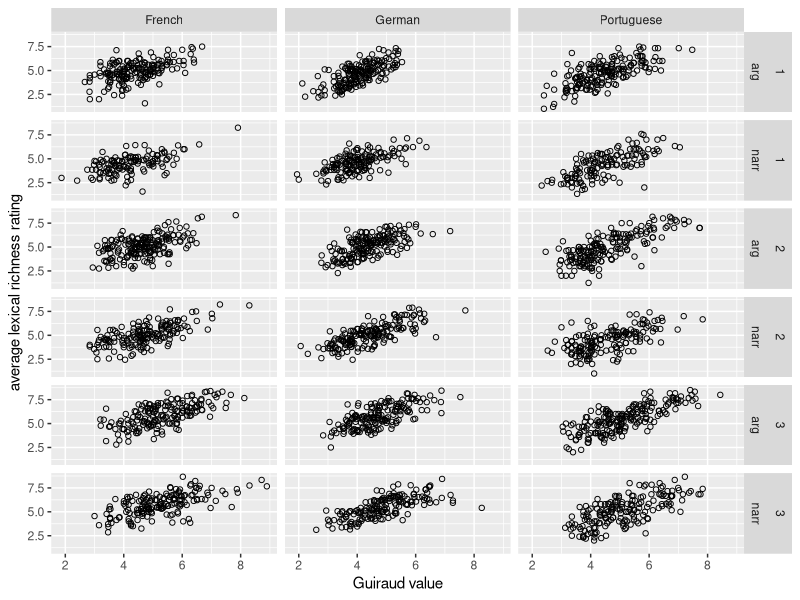
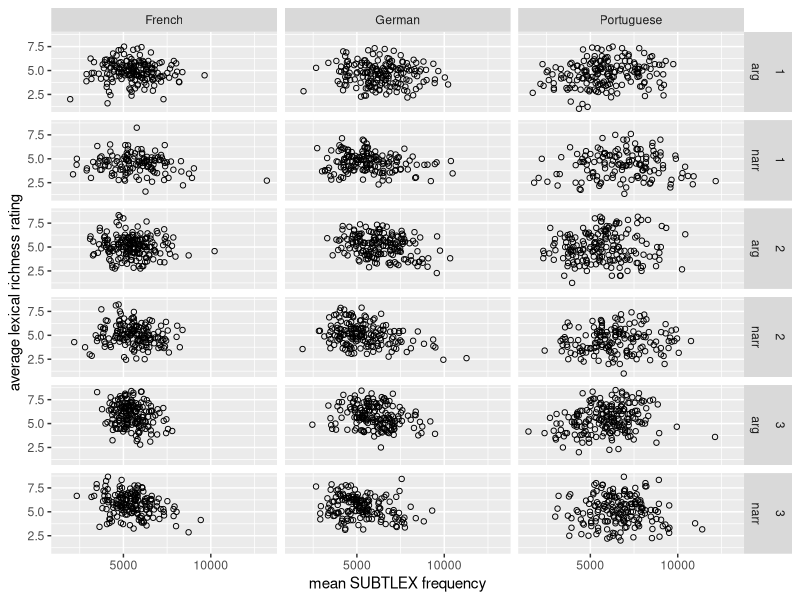
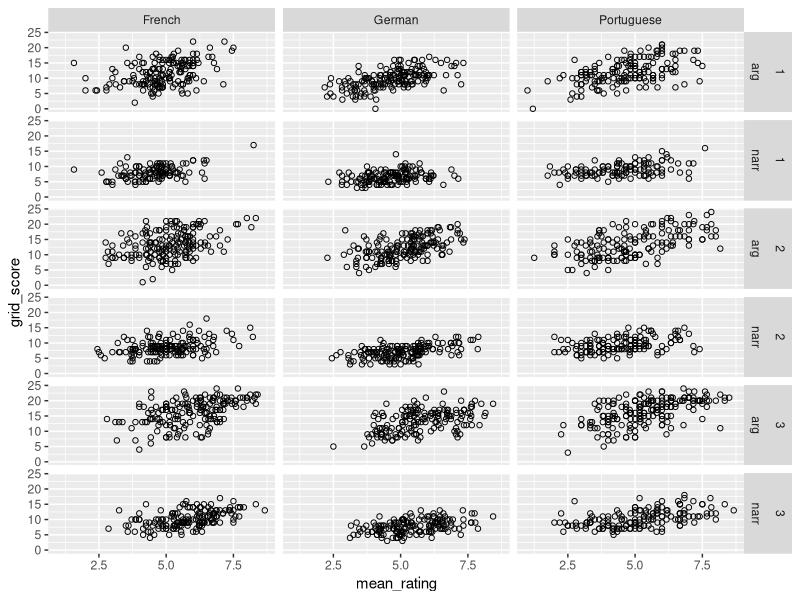

Recreate these plots in R, in order.
## ---- chunk 1
set.seed(2024-06-28)
## ---- chunk 2
library(here)
library(tidyverse)
## ---- chunk 3
library(readxl)
## ---- chunk 4
translations <- read_excel(here("data", "uebersetzungen.xlsx"))
## ---- chunk 5
translations
## ---- chunk 6
slice_head(translations, n = 4)
## ---- chunk 7
slice_sample(translations, n = 5)
## ---- chunk 8
translations <- read_csv(here("data", "uebersetzungen.csv"))
translations
## ---- chunk 9
translations2 <- read_csv(here("data", "uebersetzungen.csv"), na = "NA")
translations2
## ---- chunk 10
participants <- read_csv(here("data", "versuchspersonen.csv"))
items <- read_csv(here("data", "woerter.csv"))
## ---- chunk 11
all_data <- left_join(x = translations, y = participants)
## ---- chunk 12
all_data
## ---- chunk 13
all_data <- left_join(all_data, items)
## ---- chunk 14
all_data <- translations |> 
  left_join(participants) |> 
  left_join(items)
## ---- chunk 15
left <- tibble(A = c("a", "b", "c", NA),
               B = c(1, 2, NA, 4))
right <- tibble(B = c(1, 3, 4, 4),
                C = c(10, NA, 12, 7))
left
right
## ---- chunk 16
left <- tibble(A = c("a", "b"),
               B = c(1, NA))
right <- tibble(B = c(1, NA, NA),
                C = c(0, 1, 2))
left
right
## ---- chunk 17
slice(all_data, 3)
## ---- chunk 18
all_data |> 
  slice(3)
## ---- chunk 19
# Rows 5 and 7
all_data |> 
  slice(c(5, 7))
# Rows 5 to (and including) 7
all_data |> 
  slice(5:7)
## ---- chunk 20
rows7_12 <- all_data |> 
  slice(7:12)
rows7_12
## ---- chunk 21
write_csv(rows7_12, here("data", "rows7_12.csv"))
## ---- chunk 22
# All data corresponding to the word 'fiende'
all_data |> 
  filter(Wort == "fiende")
# Note: use '!=' for 'not equal to'.

# All data corresponding to participants older than 30
all_data |> 
  filter(Alter > 30)
# Note: use '>=' for 'at least as old as', 
#           '<=' for 'no older than', 
#        and '<' for 'younger than'.
## ---- chunk 23
all_data |> 
  filter(is.na(Übersetzung))
all_data |> 
  filter(!is.na(Übersetzung))
## ---- chunk 24
# incorrect translations to first word
all_data |> 
  filter(Position == 1) |> 
  filter(Richtig == 0)
## ---- chunk 25
all_data |> 
  filter(Position == 1 & Richtig == 0)
## ---- chunk 26
# translations to first word or incorrect translations
all_data |> 
  filter(Position == 1 | Richtig == 0)
## ---- chunk 27
# translations to first word or incorrect translations, but not both
all_data |> 
  filter(Position == 1 | Richtig == 0) |> 
  filter(!(Position == 1 & Richtig == 0))
## ---- chunk 28
all_data |> 
  filter(xor(Position == 1, Richtig == 0)) 
## ---- chunk 29
d1 <- all_data |> 
  filter(Übersetzung == "vorsichtig")
d2 <- all_data |> 
  filter(Übersetzung != "vorsichtig")
## ---- chunk 30
all_data |> 
  select(Wort, RichtigeÜbersetzung, Übersetzung) |> 
  slice_head(n = 5)
## ---- chunk 31
all_data |> 
  select(contains("Übersetzung"))

all_data |> 
  select(starts_with("Richt"))
## ---- chunk 32
# All translations for 'fiende'
all_data |> 
  filter(Wort == "fiende") |> 
  select(Übersetzung)

# All *distinct* translations for 'behärska':
all_data |> 
  filter(Wort == "behärska") |> 
  select(Übersetzung) |> 
  distinct()
## ---- chunk 33
distinct(select(filter(all_data, Wort == "behärska"), Übersetzung))
## ---- chunk 34
skills <- read_csv(here("data", "helascot_skills.csv"))
skills
## ---- chunk 35
skills_longer <- skills |> 
  pivot_longer(cols = c("Reading", "Argumentation", "Narration"),
               names_to = "Skill", values_to = "Score")
skills_longer
## ---- chunk 36
skills_wider_time <- skills_longer |> 
  pivot_wider(names_from = Time, values_from = Score,
              names_prefix = "T")
skills_wider_time
## ---- chunk 37
skills_wider_time |> 
  mutate(ProgressT1_T2 = T2 - T1,
         ProgressT2_T3 = T3 - T2) |> 
  select(Subject, LanguageTested, Skill, ProgressT1_T2, ProgressT2_T3)
## ---- chunk 38
skills_wider_language <- skills_longer |> 
  pivot_wider(names_from = LanguageTested, values_from = Score)
skills_wider_language
## ---- chunk 39
skills_wider_language |> 
  slice_sample(n = 10)
## ---- chunk 40
skills_wider_time_language <- skills_longer |> 
  pivot_wider(names_from = c(LanguageTested, Time), # combination of Language and Time
              values_from = Score)
skills_wider_time_language
## ---- chunk 41
skills_wider_time_language |> 
  pivot_longer(cols = French_1:German_3,
               names_to = c("Language", "Time"),
               names_pattern = "(.*)_(.*)",
               values_to = "Score")
## ---- chunk 42
skills |> 
  summarise(mean_narr = mean(Narration, na.rm = TRUE),
            mean_arg  = mean(Argumentation, na.rm = TRUE))
## ---- chunk 43
skills |> 
  group_by(Time, LanguageTested) |> 
  summarise(mean_narr = mean(Narration, na.rm = TRUE),
            mean_arg  = mean(Argumentation, na.rm = TRUE),
            .groups = "drop")
## ---- chunk 44
skills |> 
  group_by(Time, LanguageTested) |> 
  summarise(mean_narr = mean(Narration, na.rm = TRUE),
            .groups = "drop") |> 
  pivot_wider(names_from = "Time", names_prefix = "T", values_from = "mean_narr")
## ---- chunk 45
skills |> 
  group_by(Time, LanguageTested) |> 
  summarise(
    prop_narr_NA = mean(is.na(Narration)),
    nr_narr_NA = sum(is.na(Narration)),
    n = n(),
    .groups = "drop"
  )
## ---- chunk 46
hodges_lehmann <- function(x, na.rm = TRUE) {
  if (na.rm) {
    x <- x[!is.na(x)]
  }
  pairwise_means <- outer(x, x, FUN = "+") / 2
  median(pairwise_means[upper.tri(pairwise_means, diag = TRUE)])
}
## ---- chunk 47
skills |> 
  group_by(Time, LanguageTested) |> 
  summarise(
    hl_narr = hodges_lehmann(Narration),
    .groups = "drop"
  ) |> 
  pivot_wider(names_from = "Time", names_prefix = "T", values_from = "hl_narr")
## ---- chunk 48
skills_wider_language <- skills_wider_language |> 
  mutate(
    Class = str_split_i(Subject, "_", 1),
    Group = str_split_i(Subject, "_", 2)
  )
# check:
skills_wider_language |> 
  select(Subject, Class, Group) |> 
  sample_n(10)
## ---- chunk 49
skills_wider_language <- skills_wider_language |> 
  mutate(language_group = case_when(
    Group == "CP" ~ "Portuguese control",
    Group == "CF" ~ "French control",
    Group == "CD" ~ "German control",
    Group %in% c("PLF", "PNF") ~ "French-Portuguese",
    Group %in% c("PLD", "PND") ~ "German-Portuguese",
    .default =  "other"
  )) |> 
  mutate(heritage_course = case_when(
    Group %in% c("PLF", "PLD") ~ 1,
    .default =  0
  )) |> 
  mutate(has_German = case_when(
    Group %in% c("CD", "PLD", "PND") ~ 1,
    .default =  0
  )) |> 
  mutate(has_French = case_when(
    Group %in% c("CF", "PLF", "PNF") ~ 1,
    .default =  0
  )) |> 
  mutate(has_Portuguese = case_when(
    Group %in% c("CF", "CD") ~ 0,
    .default =  1
  ))

# check:
skills_wider_language |> 
  select(Subject, language_group, heritage_course, has_German, has_French, has_Portuguese) |> 
  sample_n(10)
## ---- chunk 50
skills <- read_csv(here("data", "helascot_skills.csv"))
metrics <- read_csv(here("data", "helascot_metrics.csv"))
ratings <- read_csv(here("data", "helascot_ratings.csv"))
## ---- chunk 51
rating_per_text <- ratings |> 
  group_by(Text, Subject, Text_Language, Text_Type, Time) |> 
  summarise(mean_rating = mean(Rating),
            n_ratings = n(),
            .groups = "drop")
## ---- chunk 52
table(ratings$Rater_NativeLanguage)
## ---- chunk 53
metrics_ratings <- metrics |> 
  left_join(rating_per_text)
## ---- chunk 54
metrics_ratings |> 
  ggplot(aes(x = Guiraud, y = mean_rating)) +
  geom_point(shape = 1) +
  facet_grid(rows = vars(Time, Text_Type),
             cols = vars(Text_Language)) +
  xlab("Guiraud value") +
  ylab("average lexical richness rating")
## ---- chunk 55
metrics_ratings |> 
  ggplot(aes(x = meanSUBTLEX, y = mean_rating)) +
  geom_point(shape = 1) +
  facet_grid(rows = vars(Time, Text_Type),
             cols = vars(Text_Language)) +
  xlab("mean SUBTLEX frequency") +
  ylab("average lexical richness rating")
## ---- chunk 56
correlations <- metrics_ratings |> 
  group_by(Text_Language, Time, Text_Type) |> 
  summarise(
    cor_guiraud = cor(mean_rating, Guiraud),
    cor_frequency = cor(mean_rating, meanSUBTLEX)
  )
correlations
## ---- chunk 57
rating_gridscore <- skills |> 
  pivot_longer(Reading:Narration, names_to = "skill",
               values_to = "grid_score") |> 
  filter(skill != "Reading") |> 
  mutate(Text_Type = case_when(
    skill == "Argumentation" ~ "arg",
    skill == "Narration" ~ "narr"
  )) |> 
  full_join(rating_per_text,
            by = join_by(Text_Type, Subject, Time, LanguageTested == Text_Language))
## ---- chunk 58
rating_gridscore |> 
  filter(!is.na(grid_score)) |> 
  filter(!is.na(mean_rating)) |> 
  ggplot(aes(x = mean_rating, y = grid_score)) +
  geom_point(shape = 1) +
  facet_grid(rows = vars(Time, Text_Type),
             cols = vars(LanguageTested))
## ---- chunk 59
rating_gridscore |> 
  filter(!is.na(grid_score)) |> 
  filter(!is.na(mean_rating)) |> 
  group_by(LanguageTested, Time, Text_Type) |> 
  summarise(
    cor_score = cor(mean_rating, grid_score),
    .groups = "drop"
  )
